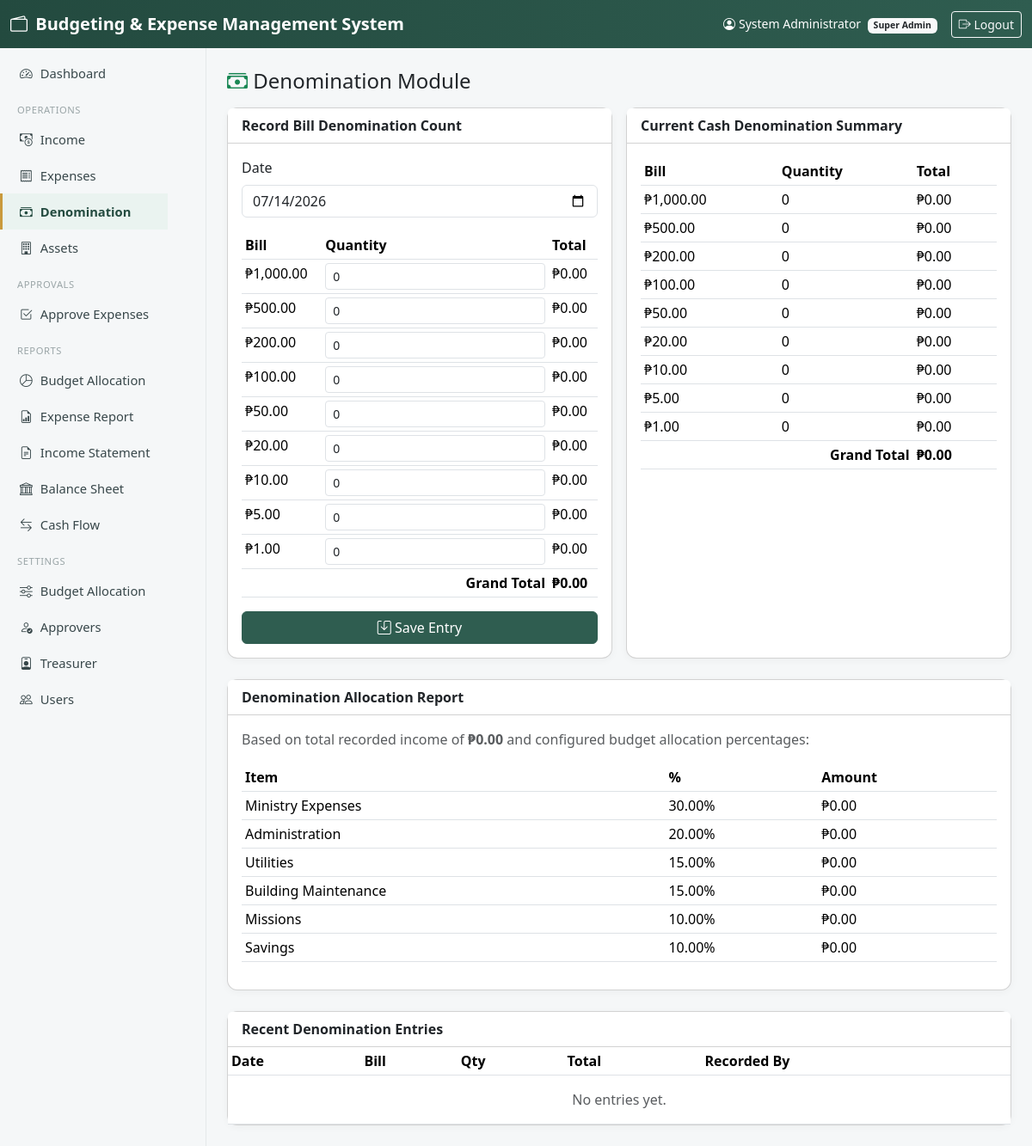
The app's page /denomination/index.php (signed in) with its own data.
### tables this page shows
CREATE TABLE denomination_master (
    id INT AUTO_INCREMENT PRIMARY KEY,
    bill_value DECIMAL(10,2) NOT NULL UNIQUE
);

CREATE TABLE budget_allocations (
    id INT AUTO_INCREMENT PRIMARY KEY,
    item_name VARCHAR(150) NOT NULL,
    percentage DECIMAL(5,2) NOT NULL,
    is_active TINYINT(1) DEFAULT 1,
    created_at TIMESTAMP DEFAULT CURRENT_TIMESTAMP,
    updated_at TIMESTAMP DEFAULT CURRENT_TIMESTAMP ON UPDATE CURRENT_TIMESTAMP
);

### includes/auth.php (called while the page is built, shortened)
<?php
function current_user() {
    return $_SESSION['user'] ?? null;
}
function approver_level() {
    $user = current_user();
    return false;
}

### includes/functions.php (called while the page is built, shortened)
<?php
function h($str) {
    return htmlspecialchars($str ?? '', ENT_QUOTES, 'UTF-8');
}
function money($amount) {
    return CURRENCY . number_format((float)$amount, 2);
}

### denomination/index.php (the view, shortened to what this page needs)
<?php
require __DIR__ . '/../config/config.php';
require __DIR__ . '/../includes/functions.php';
require __DIR__ . '/../includes/auth.php';
$billMaster = $pdo->query("SELECT * FROM denomination_master ORDER BY bill_value DESC")->fetchAll();
$totalsByBill = [];
$grandTotal = array_sum(array_column($totalsByBill, 'total'));
$recent = $pdo->query("SELECT de.*, u.name AS user_name FROM denomination_entries de LEFT JOIN users u ON u.id=de.created_by ORDER BY de.created_at DESC LIMIT 15")->fetchAll();
$totalIncome = (float)$pdo->query("SELECT COALESCE(SUM(amount),0) FROM income")->fetchColumn();
$allocations = $pdo->query("SELECT * FROM budget_allocations WHERE is_active=1 ORDER BY percentage DESC")->fetchAll();
require __DIR__ . '/../includes/header.php';
?>
<h4 class="mb-3"><i class="bi bi-cash-stack text-success"></i> Denomination Module</h4>
<div class="row g-3 mb-4">
  <div class="col-lg-6">
    <div class="card h-100">
      <div class="card-header bg-white fw-semibold">Record Bill Denomination Count</div>
      <div class="card-body">
        <form method="post">
          <div class="mb-3">
            <label class="form-label">Date</label>
            <input type="date" name="entry_date" class="form-control" value="<?= date('Y-m-d') ?>" required>
          </div>
          <table class="table table-sm">
            <thead><tr><th>Bill</th><th>Quantity</th><th>Total</th></tr></thead>
            <tbody>
              <?php foreach ($billMaster as $b): ?>
              <tr>
                <td><?= money($b['bill_value']) ?></td>
                <td><input type="number" min="0" name="bill[<?= $b['bill_value'] ?>]" class="form-control form-control-sm qty-input" data-value="<?= $b['bill_value'] ?>" value="0"></td>
                <td class="line-total" id="lt_<?= $b['bill_value'] ?>"><?= money(0) ?></td>
              </tr>
              <?php endforeach; ?>
            </tbody>
            <tfoot>
              <tr class="fw-bold"><td colspan="2" class="text-end">Grand Total</td><td id="grandTotalNew"><?= money(0) ?></td></tr>
            </tfoot>
          </table>
          <button class="btn btn-brand w-100"><i class="bi bi-save"></i> Save Entry</button>
        </form>
      </div>
    </div>
  </div>
  <div class="col-lg-6">
    <div class="card h-100">
      <div class="card-header bg-white fw-semibold">Current Cash Denomination Summary</div>
      <div class="card-body">
        <table class="table table-sm">
          <thead><tr><th>Bill</th><th>Quantity</th><th>Total</th></tr></thead>
          <tbody>
          <?php foreach ($billMaster as $b):
              $row = $totalsByBill[$b['bill_value']] ?? ['qty'=>0,'total'=>0]; ?>
            <tr>
              <td><?= money($b['bill_value']) ?></td>
              <td><?= (int)$row['qty'] ?></td>
              <td><?= money($row['total']) ?></td>
            </tr>
          <?php endforeach; ?>
          </tbody>
          <tfoot>
            <tr class="fw-bold"><td colspan="2" class="text-end">Grand Total</td><td><?= money($grandTotal) ?></td></tr>
          </tfoot>
        </table>
      </div>
    </div>
  </div>
</div>
<div class="card mb-4">
  <div class="card-header bg-white fw-semibold">Denomination Allocation Report</div>
  <div class="card-body">
    <p class="text-muted">Based on total recorded income of <b><?= money($totalIncome) ?></b> and configured budget allocation percentages:</p>
    <div class="table-responsive">
      <table class="table table-sm">
        <thead><tr><th>Item</th><th>%</th><th>Amount</th></tr></thead>
        <tbody>
        <?php foreach ($allocations as $a): ?>
          <tr><td><?= h($a['item_name']) ?></td><td><?= number_format($a['percentage'],2) ?>%</td><td><?= money($totalIncome * $a['percentage']/100) ?></td></tr>
        <?php endforeach; ?>
        </tbody>
      </table>
    </div>
  </div>
</div>
<div class="card">
  <div class="card-header bg-white fw-semibold">Recent Denomination Entries</div>
  <div class="table-responsive">
    <table class="table table-sm mb-0">
      <thead><tr><th>Date</th><th>Bill</th><th>Qty</th><th>Total</th><th>Recorded By</th></tr></thead>
      <tbody>
      <?php if (empty($recent)): ?>
        <tr><td colspan="5" class="text-center text-muted py-3">No entries yet.</td></tr>
      <?php endif; ?>
      </tbody>
    </table>
  </div>
</div>
<?php require __DIR__ . '/../includes/footer.php'; ?>

### includes/header.php (shortened to what this page needs)
<?php
$user = current_user();
?>
<!DOCTYPE html>
<html lang="en">
<head>
<link href="https://cdn.jsdelivr.net/npm/bootstrap@5.3.3/dist/css/bootstrap.min.css" rel="stylesheet">
<link rel="stylesheet" href="https://cdn.jsdelivr.net/npm/bootstrap-icons@1.11.3/font/bootstrap-icons.css">
<link rel="stylesheet" href="<?= BASE_URL ?>public/css/style.css">
</head>
<body>
<?php if ($user): ?>
<nav class="navbar navbar-expand-lg navbar-dark topbar sticky-top">
  <div class="container-fluid">
    <a class="navbar-brand fw-semibold" href="<?= BASE_URL ?>dashboard.php">
      <i class="bi bi-wallet2 me-1"></i> <?= h(APP_NAME) ?>
    </a>
    <div class="ms-auto d-flex align-items-center text-white">
      <span class="me-3 small">
        <i class="bi bi-person-circle me-1"></i><?= h($user['name']) ?>
        <span class="badge bg-light text-dark ms-1"><?= h(str_replace('_', ' ', ucwords($user['role'], '_'))) ?></span>
      </span>
      <a href="<?= BASE_URL ?>logout.php" class="btn btn-sm btn-outline-light"><i class="bi bi-box-arrow-right"></i> Logout</a>
    </div>
  </div>
</nav>
<div class="d-flex">
<?php include __DIR__ . '/sidebar.php'; ?>
<main class="flex-grow-1 p-3 p-md-4 content-area">
<?php endif; ?>

### includes/sidebar.php
<?php
$user = current_user();
$role = $user['role'] ?? '';
$isSuperAdmin = $role === 'super_admin';
$isTreasurer = $role === 'treasurer';
$isApprover = (bool)approver_level();
$current = basename($_SERVER['PHP_SELF']);
$currentDir = basename(dirname($_SERVER['PHP_SELF']));
function nav_active($dir, $file, $currentDir, $current) {
    return ($currentDir === $dir && $current === $file) ? 'active' : '';
}
?>
<div class="offcanvas-lg offcanvas-start sidebar" tabindex="-1" id="sidebarOffcanvas">
  <div class="offcanvas-body p-0">
    <ul class="nav flex-column py-2">
      <li class="nav-item">
        <a class="nav-link <?= ($current==='dashboard.php') ? 'active' : '' ?>" href="<?= BASE_URL ?>dashboard.php">
          <i class="bi bi-speedometer2"></i> Dashboard
        </a>
      </li>
      <?php if ($isSuperAdmin || $isTreasurer): ?>
      <li class="nav-item"><div class="nav-section">Operations</div></li>
      <li class="nav-item">
        <a class="nav-link <?= nav_active('income','index.php',$currentDir,$current) ?>" href="<?= BASE_URL ?>income/index.php">
          <i class="bi bi-cash-coin"></i> Income
        </a>
      </li>
      <li class="nav-item">
        <a class="nav-link <?= nav_active('expenses','index.php',$currentDir,$current) ?>" href="<?= BASE_URL ?>expenses/index.php">
          <i class="bi bi-receipt"></i> Expenses
        </a>
      </li>
      <li class="nav-item">
        <a class="nav-link <?= nav_active('denomination','index.php',$currentDir,$current) ?>" href="<?= BASE_URL ?>denomination/index.php">
          <i class="bi bi-cash-stack"></i> Denomination
        </a>
      </li>
      <li class="nav-item">
        <a class="nav-link <?= nav_active('assets_module','index.php',$currentDir,$current) ?>" href="<?= BASE_URL ?>assets_module/index.php">
          <i class="bi bi-building"></i> Assets
        </a>
      </li>
      <?php endif; ?>
      <?php if ($isApprover || $isSuperAdmin): ?>
      <li class="nav-item"><div class="nav-section">Approvals</div></li>
      <li class="nav-item">
        <a class="nav-link <?= nav_active('expenses','approve.php',$currentDir,$current) ?>" href="<?= BASE_URL ?>expenses/approve.php">
          <i class="bi bi-check2-square"></i> Approve Expenses
        </a>
      </li>
      <?php endif; ?>
      <li class="nav-item"><div class="nav-section">Reports</div></li>
      <li class="nav-item">
        <a class="nav-link <?= nav_active('reports','budget_allocation.php',$currentDir,$current) ?>" href="<?= BASE_URL ?>reports/budget_allocation.php">
          <i class="bi bi-pie-chart"></i> Budget Allocation
        </a>
      </li>
      <li class="nav-item">
        <a class="nav-link <?= nav_active('reports','expense_report.php',$currentDir,$current) ?>" href="<?= BASE_URL ?>reports/expense_report.php">
          <i class="bi bi-file-earmark-bar-graph"></i> Expense Report
        </a>
      </li>
      <li class="nav-item">
        <a class="nav-link <?= nav_active('reports','income_statement.php',$currentDir,$current) ?>" href="<?= BASE_URL ?>reports/income_statement.php">
          <i class="bi bi-file-earmark-text"></i> Income Statement
        </a>
      </li>
      <li class="nav-item">
        <a class="nav-link <?= nav_active('reports','balance_sheet.php',$currentDir,$current) ?>" href="<?= BASE_URL ?>reports/balance_sheet.php">
          <i class="bi bi-bank"></i> Balance Sheet
        </a>
      </li>
      <li class="nav-item">
        <a class="nav-link <?= nav_active('reports','cash_flow.php',$currentDir,$current) ?>" href="<?= BASE_URL ?>reports/cash_flow.php">
          <i class="bi bi-arrow-left-right"></i> Cash Flow
        </a>
      </li>
      <?php if ($isSuperAdmin): ?>
      <li class="nav-item"><div class="nav-section">Settings</div></li>
      <li class="nav-item">
        <a class="nav-link <?= nav_active('settings','budget_allocation.php',$currentDir,$current) ?>" href="<?= BASE_URL ?>settings/budget_allocation.php">
          <i class="bi bi-sliders"></i> Budget Allocation
        </a>
      </li>
      <li class="nav-item">
        <a class="nav-link <?= nav_active('settings','approvers.php',$currentDir,$current) ?>" href="<?= BASE_URL ?>settings/approvers.php">
          <i class="bi bi-person-check"></i> Approvers
        </a>
      </li>
      <li class="nav-item">
        <a class="nav-link <?= nav_active('settings','treasurer.php',$currentDir,$current) ?>" href="<?= BASE_URL ?>settings/treasurer.php">
          <i class="bi bi-person-badge"></i> Treasurer
        </a>
      </li>
      <li class="nav-item">
        <a class="nav-link <?= nav_active('settings','users.php',$currentDir,$current) ?>" href="<?= BASE_URL ?>settings/users.php">
          <i class="bi bi-people"></i> Users
        </a>
      </li>
      <?php endif; ?>
    </ul>
  </div>
</div>

### includes/footer.php (shortened to what this page needs)
<?php $user = current_user(); ?>
<?php if ($user): ?>
</main>
</div>
<?php endif; ?>
</body>
</html>

### public/css/style.css (style rules this page uses)
:root { --brand: #2f5d50; --brand-dark: #234a3f; --brand-light: #eaf3f0; --accent: #c99a3c; }
body { background: #f5f7f8; font-family: 'Segoe UI', system-ui, -apple-system, sans-serif; }
.topbar { background: linear-gradient(90deg, var(--brand-dark), var(--brand)); }
.sidebar { width: 240px; min-height: calc(100vh - 56px); background: #fff; border-right: 1px solid #e5e9ea; }
.sidebar .nav-link { color: #38474a; padding: 10px 20px; font-size: 0.92rem; border-left: 3px solid transparent; }
.sidebar .nav-link i { width: 20px; display: inline-block; }
.sidebar .nav-link.active { background: var(--brand-light); border-left: 3px solid var(--accent); color: var(--brand-dark); font-weight: 600; }
.nav-section { text-transform: uppercase; font-size: 0.7rem; letter-spacing: .05em; color: #9aa5a7; padding: 14px 20px 4px; }
.content-area { max-width: 1400px; }
.card { border-radius: 12px; box-shadow: 0 2px 10px rgba(0,0,0,0.04); }
.btn-brand { background: var(--brand); border-color: var(--brand); color: #fff; }
table.table thead { background: var(--brand-light); }

### records on screen
denomination_master: bill_value "₱1,000.00", bill_value "0", bill_value "₱0.00"
denomination_master: bill_value "₱500.00", bill_value "0", bill_value "₱0.00"
denomination_master: bill_value "₱200.00", bill_value "0", bill_value "₱0.00"
denomination_master: bill_value "₱100.00", bill_value "0", bill_value "₱0.00"
denomination_master: bill_value "₱50.00", bill_value "0", bill_value "₱0.00"
denomination_master: bill_value "₱20.00", bill_value "0", bill_value "₱0.00"
denomination_master: bill_value "₱10.00", bill_value "0", bill_value "₱0.00"
denomination_master: bill_value "₱5.00", bill_value "0", bill_value "₱0.00"
denomination_master: bill_value "₱1.00", bill_value "0", bill_value "₱0.00"
budget_allocations: item_name "Ministry Expenses", percentage "30.00", percentage "₱0.00"
budget_allocations: item_name "Administration", percentage "20.00", percentage "₱0.00"
budget_allocations: item_name "Utilities", percentage "15.00", percentage "₱0.00"
budget_allocations: item_name "Building Maintenance", percentage "15.00", percentage "₱0.00"
budget_allocations: item_name "Missions", percentage "10.00", percentage "₱0.00"
budget_allocations: item_name "Savings", percentage "10.00", percentage "₱0.00"

### other values on screen
APP_NAME "Budgeting & Expense Management System"
$user['name'] "System Administrator"
str_replace('_', ' ', ucwords($user['role'], '_')) "Super Admin"
money(0) "₱0.00"
money($grandTotal) "₱0.00"
money($totalIncome) "₱0.00"
